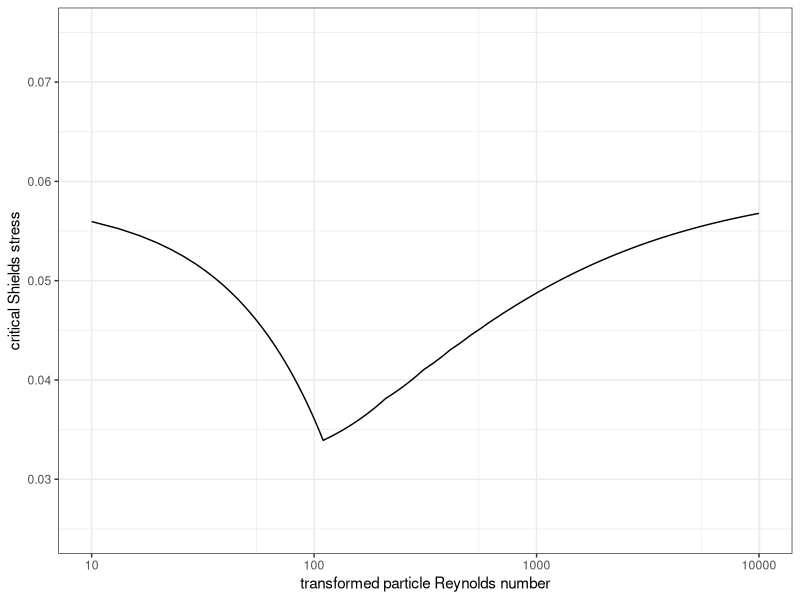
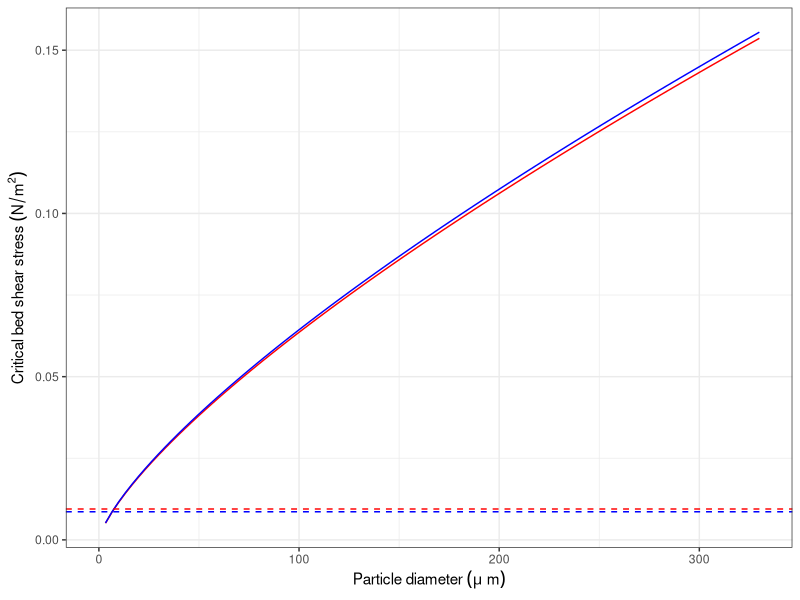
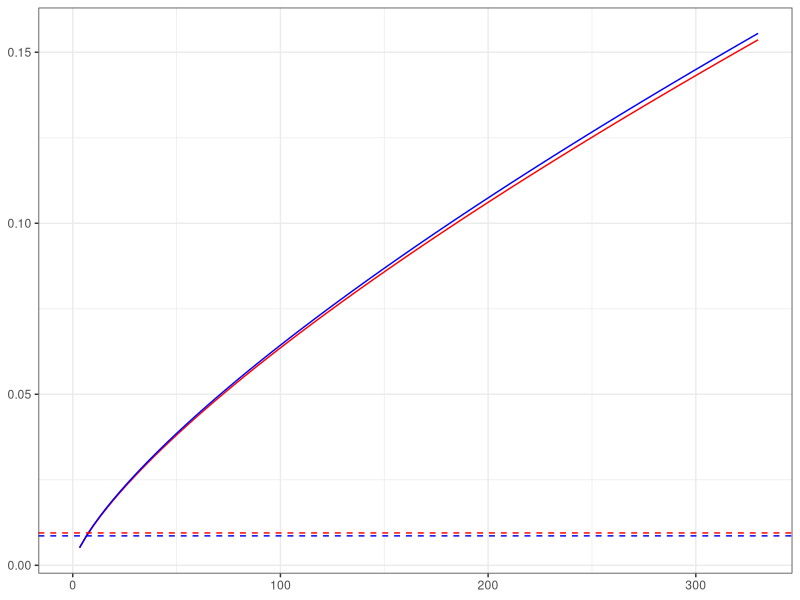

These figures' R source, in order: (Note: this script raises an error after producing the figures.)
#06 Shields Criterion Analysis

library(ggplot2)
library(magrittr)
library(dplyr)

#Defining constants
svu <- 0.003077767 #shear velocity in m/s using the ADV experiments from 2/20/2019 in the central portion of the upstream reach
svd <- 0.002937161 #shear velocity in m/s using the ADV experiments from 2/20/2019 in the central portion of the test section (with dowels)
kv <- 1.0023*10^(-6) #approximate kinematic viscosity of water at 20 degrees centigrade in m2/s
rho_w <- 998.2071 #approximate water density at 20 degrees centigrade in kg/m3
rho_s <- 1300 #approximate walnut shell density in kg/m3
bsu <- rho_w*svu^2 #computed bed shear stress for flume at 30 hZ (upstream section)
bsd <- rho_w*svd^2 #computed bed shear stress for flume at 30 hZ (test section with dowels)

re <- function(d, region) { #a function to compute the particle Reynolds number
  if (region=="upstream") {
    sv <- svu
  } else if (region=="test") {
    sv <- svd
  }
  return((sv*d)/kv)
  }
Rep <- function(re) re*sqrt((rho_s-rho_w)/rho_w) #a function to compute the transformed particle Reynolds number
taustar <- function(Rep) { #a function to compute the critical Shields stress
  if (Rep<3.16) {
    return(0.135*Rep^(-0.261))
  } else {
    y <- Rep^(-0.6)
    return((0.22*y)+(0.06*exp(-17.77*y)))
  }
}
ts_plot <- function(Rep) sapply(Rep, taustar) #a function to vectorize the function taustar

#A plot of transformed particle Reynolds number vs time
ggplot(data.frame(x=seq(10, 10^4, length.out=1000)))+
  stat_function(fun=ts_plot, aes(x=x))+
  coord_trans(x="log10")+
  ylim(0.025, 0.075)+
  labs(x="transformed particle Reynolds number", y="critical Shields stress")+
  scale_x_continuous(breaks=10^c(1:4), labels=10^c(1:4))+
  theme_bw()
taub <- function(d, taustar) (rho_s-rho_w)*9.81*d*taustar 

#A plot of bed shear stress as a function of particle diameter
shields <- function(d, region) { #a function to compute bed shear stress for initial motion in N/m2
  ts <- d %>%
    re(region) %>%
    Rep() %>%
    taustar()
  return((rho_s-rho_w)*9.81*d*ts)
}
shields_vectorized <- function(d, region) sapply(d, shields, region)

ggplot(data.frame(x=seq(0, 330*10^(-6), length.out=300)))+
  stat_function(fun=shields_vectorized, aes(x=x), args=list(region="upstream"), col="red")+
  stat_function(fun=shields_vectorized, aes(x=x), args=list(region="test"), col="blue")+
  labs(x=expression(Particle~diameter~(mu~m)), y=expression(Critical~bed~shear~stress~(N/m^2)))+
  scale_x_continuous(labels=function(x) x/10^(-6))+
  geom_hline(yintercept=bsu, lty=2, col="red")+
  geom_hline(yintercept=bsd, lty=2, col="blue")+
  theme_bw() #red is upstream, blue is test section

#Determine the intersection of the diameter vs shear stress curve and the observed bed shear stress
##Only applicable if the particle diameter is less than 1490 microns:
shields_inv <- function(tau, region) {
  if (region=="upstream") {
    sv <- svu
  } else if (region=="test") {
    sv <- svd
  }
  first <- (sqrt((rho_s-rho_w)/rho_w)*(sv/kv))^0.261
  second <- tau/(0.135*(rho_s-rho_w)*9.81)
  return((first*second)^(1/0.739))
}
shields_inv(bsu, "upstream")*10^6 #the particle diameter in microns that corresponds to the threshold of incipient motion (upstream)
shields_inv(bsd, "test")*10^6 #the particle diameter in microns that corresponds to the threshold of incipient motion (test section)

#png("C:\\Users\\Bearkey\\Documents\\honors_thesis\\images\\shields_LISSTportable.png", width=1500, height=1000, res=300)
ggplot(data.frame(x=seq(0, 330*10^(-6), length.out=300)))+
  stat_function(fun=shields_vectorized, aes(x=x), args=list(region="upstream"), col="red")+
  stat_function(fun=shields_vectorized, aes(x=x), args=list(region="test"), col="blue")+
  labs(x=expression(Particle~diameter~(mu~m)), y=expression(Critical~bed~shear~stress~(N/m^2)))+
  scale_x_continuous(labels=function(x) x/10^(-6))+
  #geom_vline(xintercept=shields_inv(bsu, "upstream"), col="red", lty=2)+
  geom_hline(yintercept=bsu, lty=2, col="red")+ #assuming that this upstream bed shear stress is representative
  #geom_vline(xintercept=shields_inv(bsd, "test"), col="blue", lty=2)+
  geom_hline(yintercept=bsd, lty=2, col="blue")+
  theme_bw()+
  theme(axis.title=element_blank())
#dev.off()

#Determine the portion of sediment whose critical shear stress lies below the observed shear stress
pnorm(shields_inv(bsu, "upstream")*10^6, mean=parameters[1], sd=parameters[2])*200 #a very small number (in g)
pnorm(shields_inv(bsd, "test")*10^6, mean=parameters[1], sd=parameters[2])*200
